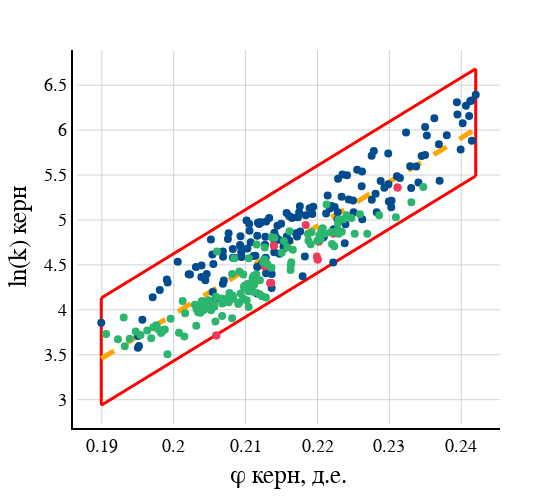

Notebook code cell kept with this figure:
### Markdown cell above
Полученная зависимость с граничными условиями

### Code cell
x1 = np.array([0.189923, 0.2420097])
y1 = np.array([4.132358, 6.683425])

x2 = np.array([0.189923, 0.2420097])
y2 = np.array([2.937514, 5.488581])

x3 = np.array([0.189923, 0.189923])
y3 = np.array([4.132358, 2.937514])

x4 = np.array([0.2420097, 0.2420097])
y4 = np.array([6.683425,  5.488581])

x5 = np.array([0.189923, 0.2420097])
y5 = np.array([3.457122, 6.013014])

fig = go.Figure(layout_yaxis_range=[None,None])
fig.add_trace(go.Scatter(x=x1,y=y1, mode='lines', line_width = 3, line_color = 'red'))
fig.add_trace(go.Scatter(x=x2,y=y2, mode='lines', line_width = 3, line_color = 'red')) 
fig.add_trace(go.Scatter(x=x3,y=y3, mode='lines', line_width = 3, line_color = 'red'))
fig.add_trace(go.Scatter(x=x4,y=y4, mode='lines', line_width = 3, line_color = 'red'))

fig.add_trace(go.Scatter(x=x5,y=y5, mode='lines', line_width = 5, line_color = 'orange', line=dict(dash='dash')))

# fig.add_trace(go.Scatter(x=df.iloc[:,2]/100,y=df.iloc[:,6], mode='lines', line_color='black', line_width=2))    


# fig.add_trace(go.Scatter(x=df.iloc[:,2]/100,y=df.iloc[:,5], mode='markers', marker_color=color))
fig.add_trace(go.Scatter(x=df.iloc[:,2]/100,y=df.iloc[:,5], mode='markers', marker_color=color,  
                         marker=dict(color=color, size=5, line=dict(color=color, width=3))))

# fig.add_trace(go.Scatter(x=new_arr1.iloc[:,0],y=new_arr1.iloc[:,2], mode='markers', marker=dict(color='LightSkyBlue', size=3, line=dict(color='Red', width=3))))
# fig.add_trace(go.Scatter(x=new_arr1.iloc[:,0],y=new_arr1.iloc[:,3], mode='markers', marker=dict(color='LightSkyBlue', size=3, line=dict(color='Green', width=3))))

fig.update_xaxes(title_text="φ керн, д.е.", titlefont=dict(family="arial",size=25,color="black"))
fig.update_yaxes(title_text="ln(k) керн", titlefont=dict(family="arial",size=25,color="black"))
fig.update_layout(autosize=False,width=550,height=500,margin=dict(l=50,r=50,b=50,t=50,pad=4),paper_bgcolor="White", plot_bgcolor="White")
fig.update_xaxes(showline=True, linewidth=2, linecolor='black', gridcolor='lightgray',tickfont=dict(family='Arial', color='black', size=18))
fig.update_yaxes(showline=True, linewidth=2, linecolor='black', gridcolor='lightgray',tickfont=dict(family='Arial', color='black', size=18))
fig.update_layout(showlegend=False)

fig.show()

### Figure 1 — Plotly figure (JSON) as saved in the notebook; plotly's stock layout.template omitted (floating-point values rounded to 4 significant figures; data arrays with more than 128 entries replaced by an {"elided": "..."} marker saying what was removed)
{"data": [{"line": {"color": "red", "width": 3}, "mode": "lines", "type": "scatter", "x": [0.1899, 0.242], "y": [4.132, 6.683]}, {"line": {"color": "red", "width": 3}, "mode": "lines", "type": "scatter", "x": [0.1899, 0.242], "y": [2.938, 5.489]}, {"line": {"color": "red", "width": 3}, "mode": "lines", "type": "scatter", "x": [0.1899, 0.1899], "y": [4.132, 2.938]}, {"line": {"color": "red", "width": 3}, "mode": "lines", "type": "scatter", "x": [0.242, 0.242], "y": [6.683, 5.489]}, {"line": {"color": "orange", "dash": "dash", "width": 5}, "mode": "lines", "type": "scatter", "x": [0.1899, 0.242], "y": [3.457, 6.013]}, {"marker": {"color": {"elided": "305 str values"}, "line": {"color": {"elided": "305 str values"}, "width": 3}, "size": 5}, "mode": "markers", "type": "scatter", "x": {"elided": "305 float values"}, "y": {"elided": "305 float values"}}], "layout": {"autosize": false, "height": 500, "margin": {"b": 50, "l": 50, "pad": 4, "r": 50, "t": 50}, "paper_bgcolor": "White", "plot_bgcolor": "White", "showlegend": false, "width": 550, "xaxis": {"gridcolor": "lightgray", "linecolor": "black", "linewidth": 2, "showline": true, "tickfont": {"color": "black", "family": "Arial", "size": 18}, "title": {"font": {"color": "black", "family": "arial", "size": 25}, "text": "φ керн, д.е."}}, "yaxis": {"gridcolor": "lightgray", "linecolor": "black", "linewidth": 2, "range": [null, null], "showline": true, "tickfont": {"color": "black", "family": "Arial", "size": 18}, "title": {"font": {"color": "black", "family": "arial", "size": 25}, "text": "ln(k) керн"}}}}
